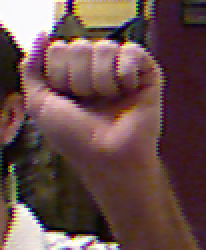
#> input picture resource/examples/color_0_0028.png, 103 x 125 px, found by its file name (shown 2 times larger)
$ python -i plot_mrf_asl.py   (imports and definitions only)
#> lines starting #> are read from the running program, lines starting #| are printed output that depends on the picture; after the words box and inside, x2 and y2 are one past the last pixel; in counts of white or black regions, pixels touching at a corner belong together
### code/daq/fileaccess.py
import os
import random

import cv2


def read_image(path):
    img = None
    try:
        img = cv2.imread(path, 1)
#> img is the input picture: shape (125, 103, 3); mean B, G, R 75.2, 77.7, 104.9
        if img is None:
            raise FileNotFoundError("Couldn't find: " + path)
    except Exception:
        print("Exception on reading file :" + str(path))

    return img


def read_image_asl(path):
    return read_image(path), read_image_depth(path)


def read_image_depth(path):
    path_depth = path.replace("color", "depth")
    try:
        img = cv2.imread(path_depth, 0)
        if img is None:
            raise FileNotFoundError("Couldn't find: " + path_depth)
    except Exception:
        print("Exception on reading file :" + str(path_depth))
#| Exception on reading file :../../../resource/dataset/fingerspelling5/dataset5/A/a/depth_0_0028.png

    return img


# [52 lines left out: functions read_letters, get_paths_asl, get_paths_tm, not called in this run]

### code/evaluation/plots/plot_mrf_asl.py
import cv2
import numpy as np

from daq.fileaccess import read_image_asl
from preprocessing.segmentation import get_classifier_score, get_background_score, get_weighted_sum, get_smooth_grid, \
    extract_label
from preprocessing.segmentation.MarkovRandomField import MarkovRandomField


def colourbased_skin_segmentation(image, lower_thresh=np.array([0, 80, 80], dtype="uint8"),
                                  upper_thresh=np.array([20, 240, 240], dtype="uint8")):
    converted = cv2.cvtColor(image, cv2.COLOR_BGR2HSV)
    skin_mask = cv2.inRange(converted, lower_thresh, upper_thresh)
    skin_mask = cv2.GaussianBlur(skin_mask, (3, 3), 2)

    # apply a series of erosions and dilations to the mask
    # using an elliptical kernel
    kernel = cv2.getStructuringElement(cv2.MORPH_ELLIPSE, (3, 3))
    skin_mask = cv2.erode(skin_mask, kernel, iterations=1)
    skin_mask = cv2.dilate(skin_mask, kernel, iterations=1)

    # blur the mask to help remove noise, then apply the
    # mask to the frame
    _, likelihood = cv2.threshold(skin_mask, 10, 255, cv2.NORM_MINMAX)
    return likelihood


example_image_file = "../../../resource/dataset/fingerspelling5/dataset5/A/a/color_0_0028.png"
# read image
img, img_depth = read_image_asl(example_image_file)

# [1 line not run here, left out]

img_segment = cv2.GaussianBlur(img, (11, 11), 2)
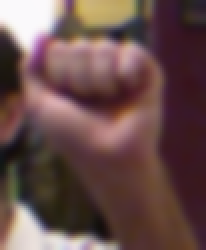
#> img_segment: shape (125, 103, 3) (shown 2 times larger); mean B, G, R 75.1, 77.7, 104.9

# [1 line that did not run here, left out]

img_gray = cv2.cvtColor(img_segment, cv2.COLOR_RGB2GRAY)

background_label = img_gray.copy()
# [1 line that did not run here, left out]
background_label[img_gray > 235] = 0
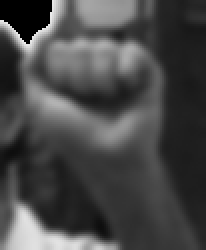
#> background_label: shape (125, 103) (shown 2 times larger); min 0, max 235, mean 72.5
background_label[img_gray < 25] = 0
#> background_label: shape (125, 103); 2.02% of pixels changed, all inside (x1, y1, x2, y2) = (0, 14, 103, 118)

area_foreground = background_label.copy()
area_foreground[0:int(img_segment.shape[0] / 2 - 30), 0:int(img_segment.shape[1] / 2 - 30)] = 0
area_foreground[int(img_segment.shape[0] / 2) + 30:img_segment.shape[0],
int(img_segment.shape[1] / 2) + 30:img_segment.shape[0]] = 0
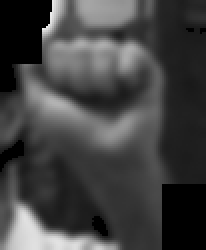
#> area_foreground: shape (125, 103) (shown 2 times larger); min 0, max 235, mean 66.3

pixels_fg = img_segment[area_foreground != 0].reshape(-1, 3)
pixels_bg = img_segment[background_label == 0].reshape(-1, 3)
#> pixels_bg = 653 rows, first 8: [250, 249, 250], [250, 249, 250], [250, 249, 250], [250, 249, 250], [251, 249, 250], [251, 249, 250], [251, 249, 250], [251, 249, 250]

# [1 line that did not run here, left out]
# [1 line that did not run here, left out]

# [1 line that did not run here, left out]

# [1 line that did not run here, left out]

# [3 lines that did not run here, left out]
# [1 line that did not run here, left out]

# [1 line that did not run here, left out]
# [1 line that did not run here, left out]
# [1 line that did not run here, left out]
# [9 lines not run here, left out]

>>> import cv2
>>> picture = cv2.imread('../../../resource/examples/color_0_0028.png')
>>> result = colourbased_skin_segmentation(picture)
#> in colourbased_skin_segmentation, `converted = cv2.cvtColor(image, cv2.COLOR_BGR2HSV)`: converted: shape (125, 103, 3); mean H, S, V 83.6, 114.3, 107.4
#> in colourbased_skin_segmentation, `skin_mask = cv2.inRange(converted, lower_thresh, upper_thresh)`:
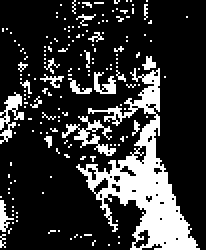
#> skin_mask: shape (125, 103) (shown 2 times larger); 20.5% white; 172 white regions (163 under 20 px), largest, box (x1, y1, x2, y2) and area: (38, 34, 100, 125) 1692, (31, 58, 58, 78) 165, (0, 46, 12, 72) 128
#> in colourbased_skin_segmentation, `skin_mask = cv2.erode(skin_mask, kernel, iterations=1)`:
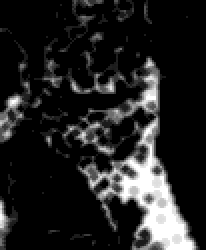
#> skin_mask: shape (125, 103) (shown 2 times larger); min 0, max 255, mean 34.5
#> in colourbased_skin_segmentation, `skin_mask = cv2.dilate(skin_mask, kernel, iterations=1)`:
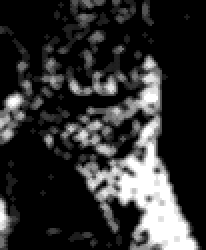
#> skin_mask: shape (125, 103) (shown 2 times larger); min 0, max 255, mean 48.3
#> in colourbased_skin_segmentation, `_, likelihood = cv2.threshold(skin_mask, 10, 255, cv2.NORM_MINMAX)`:
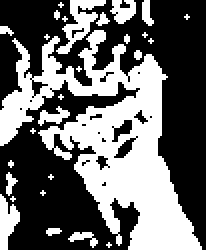
#> likelihood: shape (125, 103) (shown 2 times larger); 41.3% white; 28 white regions (17 under 20 px), largest, box (x1, y1, x2, y2) and area: (0, 15, 101, 125) 4397, (28, 0, 53, 27) 247, (0, 97, 10, 125) 166
